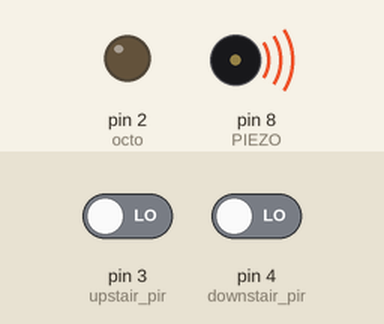
A sketch run on a simulated Arduino Uno, built with avr-gcc and run on an emulated ATmega328P. On the bench: output pins drawn as LEDs (lit = HIGH), buzzer (waves = sounding). Inputs (shaded band) come from the test bench; at power-on: pin 3 (upstair_pir) LOW, pin 4 (downstair_pir) LOW. What the sketch prints to the serial monitor is not drawn.

Above: at 0.1 s.
At 2.6 s:
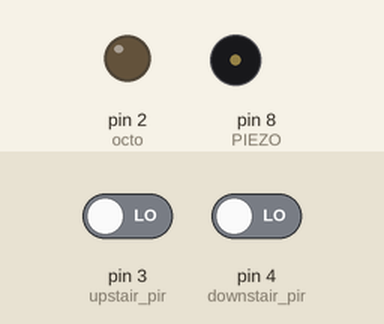
2.7 s: pin 3 (upstair_pir) driven HIGH
At 3.6 s:
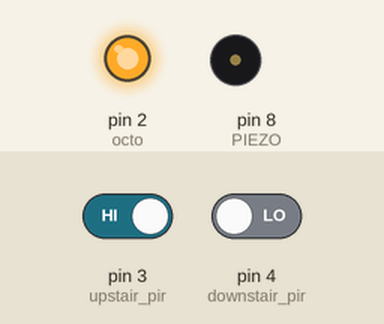
4.2 s: pin 4 (downstair_pir) driven HIGH
Timing chart, 0 to 7.2 s (numbered marks = the images above; inputs shaded):
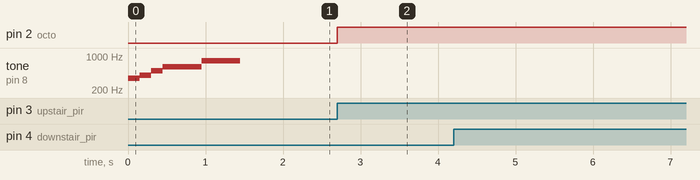

The sketch:

stairs_light_makernano.ino
```cpp
/* Author 86kanth@gmail.com
 * Code For Maker Nano / Uno
 * V1.0
 */


#define PIEZO 8
int octo = 2;                // to optocoupler ANODE
int upstair_pir = 3;         //From PIR upstairs
int downstair_pir = 4;      //From PIR downstairs
int led_on_time = 60000;    //1minute    //How long light stays ON


//Dont change anything here
int upstair = 0;                   // PIR status
int downstair = 0;
int toggle = 0;
int start_trigger = 0;

void setup() {
 pinMode(octo, OUTPUT);
 pinMode(upstair_pir, INPUT);
 pinMode(downstair_pir, INPUT);
 pinMode(PIEZO, OUTPUT);
 Serial.begin(115200);
     tone(PIEZO,350);
  delay(150);
       tone(PIEZO,400);
  delay(150);
         tone(PIEZO,500);
  delay(150);
  tone(PIEZO,600);
 delay(500);
   tone(PIEZO,800);
 delay(500);
   noTone(PIEZO);

}


void check_pir(){
  upstair = digitalRead(upstair_pir);
  downstair = digitalRead(downstair_pir);

 if (upstair == HIGH || downstair == HIGH ) {   // if motion detected

  Serial.println("Motion detected");
  digitalWrite(octo, HIGH);

  if (upstair == HIGH){Serial.println("Upstairs Motion");}
  if (downstair == HIGH){Serial.println("Downstairs Motion");}

 }else{
  digitalWrite(octo, LOW);
 }
}


void loop(){

 check_pir();

}
```

Measured:
- after the input at 2.7 s, pin 2 (octo): LOW → HIGH at once
